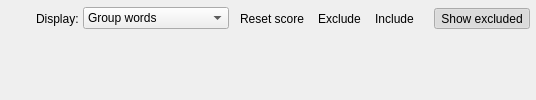
      <widget class="QWidget" name="wordsPage">
       <attribute name="title">
        <string>Words</string>
       </attribute>
       <layout class="QVBoxLayout" name="verticalLayout_6" stretch="0,1,0">
        <property name="spacing">
         <number>2</number>
        </property>
        <property name="leftMargin">
         <number>6</number>
        </property>
        <property name="topMargin">
         <number>6</number>
        </property>
        <property name="rightMargin">
         <number>6</number>
        </property>
        <property name="bottomMargin">
         <number>6</number>
        </property>
        <item>
         <layout class="QHBoxLayout" name="horizontalLayout_2">
          <property name="spacing">
           <number>4</number>
          </property>
          <item>
           <widget class="QToolButton" name="refreshButton">
            <property name="toolTip">
             <string>Refresh word list if you changed the items in the group</string>
            </property>
            <property name="icon">
             <iconset resource="../Resources/resources.qrc">
              <normaloff>:/refreshmark.svg</normaloff>:/refreshmark.svg</iconset>
            </property>
            <property name="iconSize">
             <size>
              <width>18</width>
              <height>18</height>
             </size>
            </property>
            <property name="autoRaise">
             <bool>true</bool>
            </property>
           </widget>
          </item>
          <item>
           <widget class="QLabel" name="label_5">
            <property name="text">
             <string>Display:</string>
            </property>
           </widget>
          </item>
          <item>
           <widget class="QComboBox" name="displayBox">
            <property name="toolTip">
             <string>Which words to show here. Use one of the &quot;conflict&quot; options to see possible overlap of studied part</string>
            </property>
            <item>
             <property name="text">
              <string>Group words</string>
             </property>
            </item>
            <item>
             <property name="text">
              <string>Written form conflict</string>
             </property>
            </item>
            <item>
             <property name="text">
              <string>Kana reading conflict</string>
             </property>
            </item>
            <item>
             <property name="text">
              <string>Meaning conflict</string>
             </property>
            </item>
           </widget>
          </item>
          <item>
           <widget class="QWidget" name="widget_7" native="true">
            <layout class="QHBoxLayout" name="horizontalLayout_7">
             <property name="spacing">
              <number>0</number>
             </property>
             <property name="leftMargin">
              <number>0</number>
             </property>
             <property name="topMargin">
              <number>0</number>
             </property>
             <property name="rightMargin">
              <number>0</number>
             </property>
             <property name="bottomMargin">
              <number>0</number>
             </property>
             <item>
              <layout class="QHBoxLayout" name="horizontalLayout">
               <property name="spacing">
                <number>0</number>
               </property>
               <property name="leftMargin">
                <number>0</number>
               </property>
               <item>
                <widget class="QToolButton" name="resetButton">
                 <property name="sizePolicy">
                  <sizepolicy hsizetype="Fixed" vsizetype="Minimum">
                   <horstretch>0</horstretch>
                   <verstretch>0</verstretch>
                  </sizepolicy>
                 </property>
                 <property name="toolTip">
                  <string>Reset score of selected words, to make them appear like they haven't been studied before</string>
                 </property>
                 <property name="text">
                  <string>Reset score</string>
                 </property>
                 <property name="icon">
                  <iconset resource="../Resources/resources.qrc">
                   <normaloff>:/eraser.svg</normaloff>:/eraser.svg</iconset>
                 </property>
                 <property name="toolButtonStyle">
                  <enum>Qt::ToolButtonTextBesideIcon</enum>
                 </property>
                 <property name="autoRaise">
                  <bool>true</bool>
                 </property>
                </widget>
               </item>
               <item>
                <widget class="QToolButton" name="excludeButton">
                 <property name="toolTip">
                  <string>Don't study selected words</string>
                 </property>
                 <property name="text">
                  <string>Exclude</string>
                 </property>
                 <property name="icon">
                  <iconset resource="../Resources/resources.qrc">
                   <normaloff>:/delmark.svg</normaloff>:/delmark.svg</iconset>
                 </property>
                 <property name="iconSize">
                  <size>
                   <width>18</width>
                   <height>18</height>
                  </size>
                 </property>
                 <property name="toolButtonStyle">
                  <enum>Qt::ToolButtonTextBesideIcon</enum>
                 </property>
                 <property name="autoRaise">
                  <bool>true</bool>
                 </property>
                </widget>
               </item>
               <item>
                <widget class="QToolButton" name="includeButton">
                 <property name="toolTip">
                  <string>Allow selected excluded words to be studied</string>
                 </property>
                 <property name="text">
                  <string>Include</string>
                 </property>
                 <property name="icon">
                  <iconset resource="../Resources/resources.qrc">
                   <normaloff>:/addmark.svg</normaloff>:/addmark.svg</iconset>
                 </property>
                 <property name="iconSize">
                  <size>
                   <width>18</width>
                   <height>18</height>
                  </size>
                 </property>
                 <property name="toolButtonStyle">
                  <enum>Qt::ToolButtonTextBesideIcon</enum>
                 </property>
                 <property name="autoRaise">
                  <bool>true</bool>
                 </property>
                </widget>
               </item>
              </layout>
             </item>
            </layout>
           </widget>
          </item>
          <item>
           <widget class="QWidget" name="widget_3" native="true">
            <layout class="QHBoxLayout" name="horizontalLayout_3">
             <property name="spacing">
              <number>0</number>
             </property>
             <property name="leftMargin">
              <number>0</number>
             </property>
             <property name="topMargin">
              <number>0</number>
             </property>
             <property name="rightMargin">
              <number>0</number>
             </property>
             <property name="bottomMargin">
              <number>0</number>
             </property>
            </layout>
           </widget>
          </item>
          <item>
           <spacer name="horizontalSpacer_7">
            <property name="orientation">
             <enum>Qt::Horizontal</enum>
            </property>
            <property name="sizeHint" stdset="0">
             <size>
              <width>5</width>
              <height>5</height>
             </size>
            </property>
           </spacer>
          </item>
          <item>
           <widget class="QToolButton" name="excludedButton">
            <property name="sizePolicy">
             <sizepolicy hsizetype="Fixed" vsizetype="Fixed">
              <horstretch>0</horstretch>
              <verstretch>0</verstretch>
             </sizepolicy>
            </property>
            <property name="text">
             <string>Show excluded</string>
            </property>
            <property name="checkable">
             <bool>true</bool>
            </property>
            <property name="checked">
             <bool>true</bool>
            </property>
           </widget>
          </item>
         </layout>
        </item>
        <item>
         <widget class="DictionaryWidget" name="dictWidget" native="true"/>
        </item>
        <item>
         <widget class="DefinitionWidget" name="defEditor" native="true"/>
        </item>
       </layout>
      </widget>
